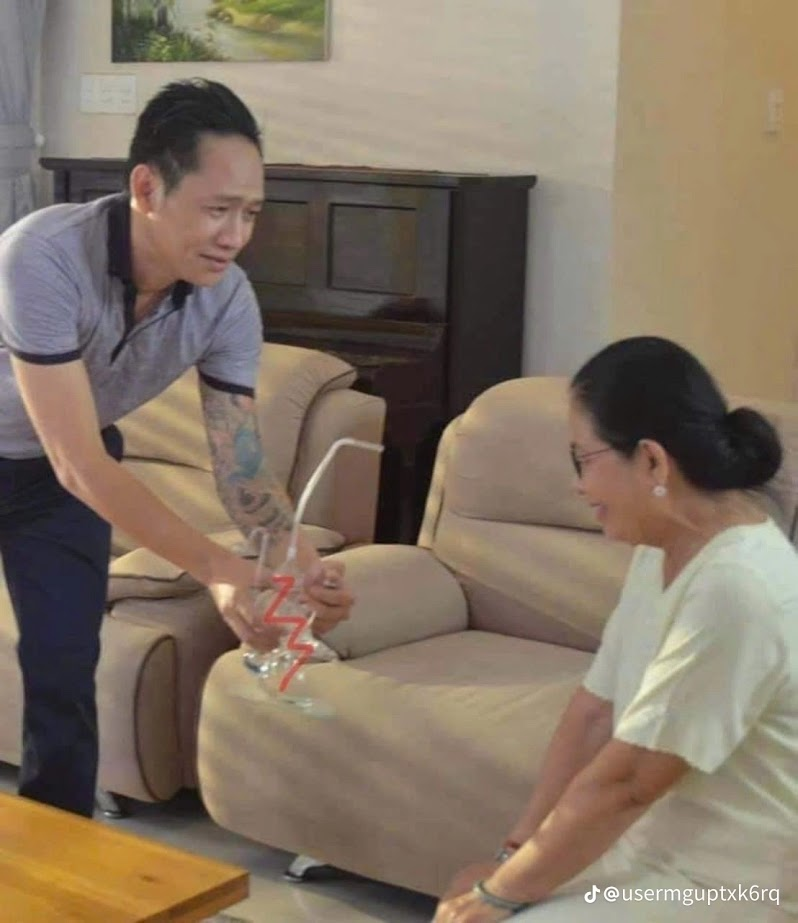
#> input picture Opencv/cong.jpg, 798 x 923 px
$ python loc_anh.py
#> lines starting #> are read from the running program, lines starting #| are printed output that depends on the picture; after the words box and inside, x2 and y2 are one past the last pixel; in counts of white or black regions, pixels touching at a corner belong together
import cv2
import numpy as np
img = cv2.imread('cong.jpg')
#> img is the input picture: shape (923, 798, 3); mean B, G, R 100.5, 116.4, 131.4
rows, cols = img.shape[:2]
#> rows = 923; cols = 798
kernel_identity = np.array([[0,0,0], [0,1,0], [0,0,0]])
kernel_3x3 = np.ones((3,3), np.float32) / 9.0
kernel_5x5 = np.ones((5,5), np.float32) / 25.0
cv2.imshow('Original', img)
output = cv2.filter2D(img, -1, kernel_identity)
cv2.imshow('Identity filter', output)
output = cv2.filter2D(img, -5, kernel_3x3)
cv2.imshow('3x3 filter', output)
print(rows, cols)
#| 923 798
output = cv2.filter2D(img[0:100,0:100], -1, kernel_5x5)
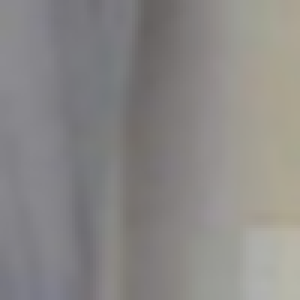
#> output: shape (100, 100, 3) (shown 3 times larger); mean B, G, R 134.3, 136, 138.3
for i in range(1,100):
    for j in range(1,100):
        img[i,j]=output[i,j]
#> img: shape (923, 798, 3); 1.07% of pixels changed, all inside (x1, y1, x2, y2) = (1, 1, 100, 100)
cv2.imshow('5x5 filter', img)
cv2.waitKey(0)

$ run again, with Opencv/cd2.jpg copied over Opencv/cong.jpg
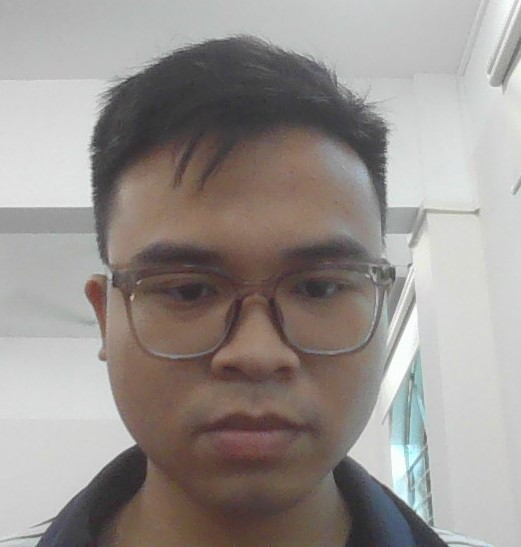
#> input picture Opencv/cd2.jpg, 521 x 547 px
#> img is the input picture: shape (547, 521, 3); mean B, G, R 143.2, 146.7, 153
#| 547 521
#> `output = cv2.filter2D(img[0:100,0:100], -1, kernel_5x5)`:
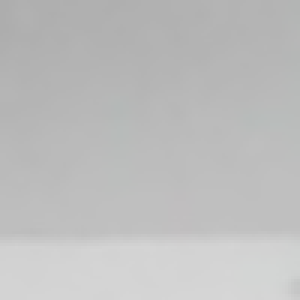
#> output: shape (100, 100, 3) (shown 3 times larger); mean B, G, R 189.8, 189.8, 189.7

$ run again, with Opencv/cd3.jpg copied over Opencv/cong.jpg
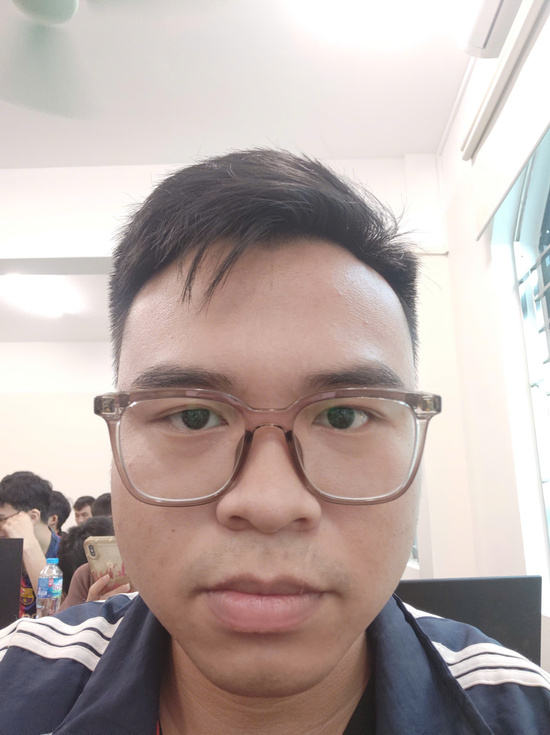
#> input picture Opencv/cd3.jpg, 550 x 735 px
#> img is the input picture: shape (735, 550, 3); mean B, G, R 168.1, 171.7, 185.1
#| 735 550
#> `output = cv2.filter2D(img[0:100,0:100], -1, kernel_5x5)`:
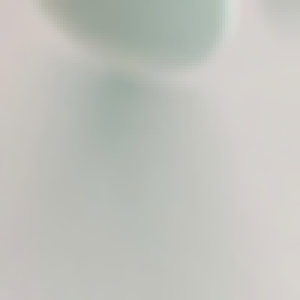
#> output: shape (100, 100, 3) (shown 3 times larger); mean B, G, R 188.2, 194, 193.3

$ run again, with Opencv/chan_dung.jpg copied over Opencv/cong.jpg
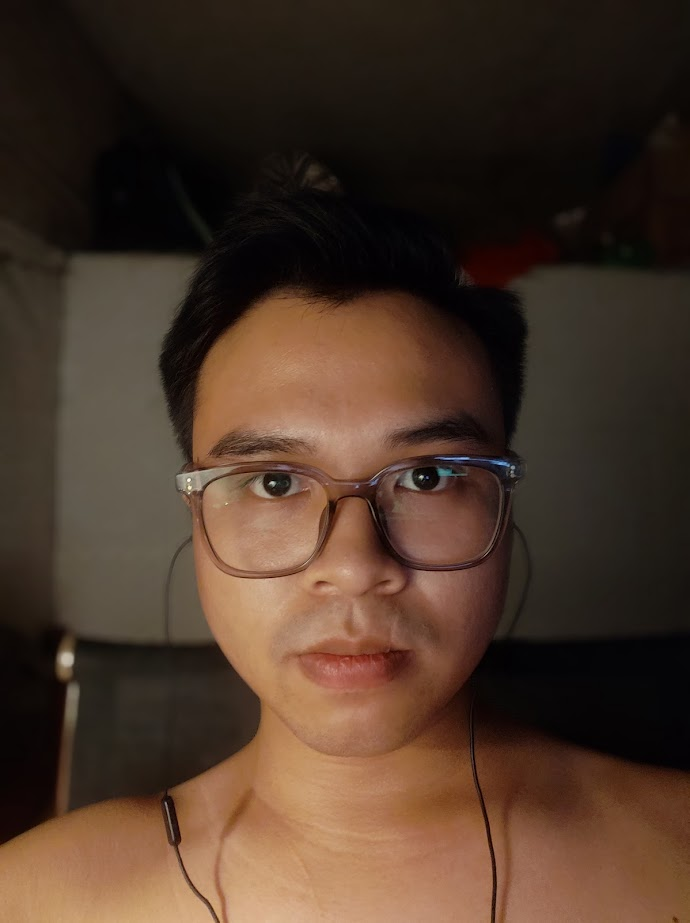
#> input picture Opencv/chan_dung.jpg, 690 x 923 px
#> img is the input picture: shape (923, 690, 3); mean B, G, R 40.8, 54.6, 74.9
#| 923 690
#> `output = cv2.filter2D(img[0:100,0:100], -1, kernel_5x5)`:
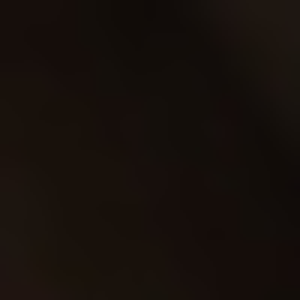
#> output: shape (100, 100, 3) (shown 3 times larger); mean B, G, R 11.2, 15.5, 22.2
